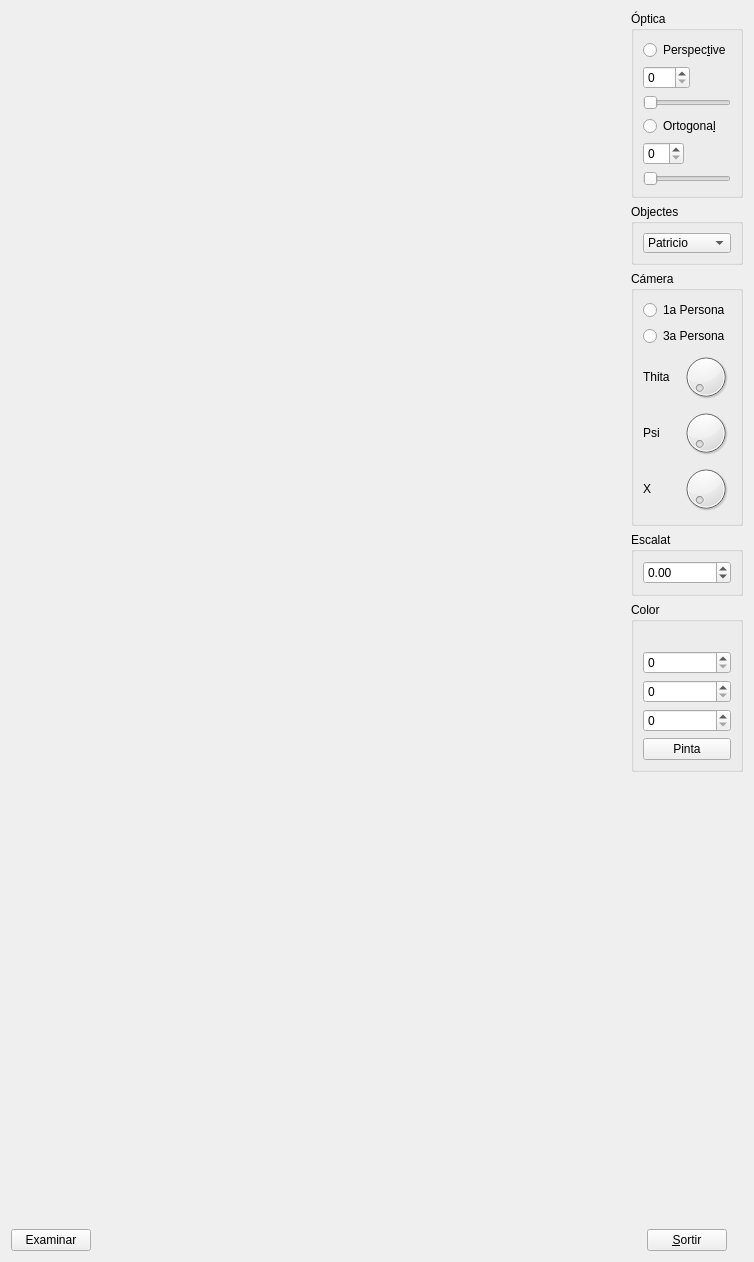
<?xml version="1.0" encoding="UTF-8"?>
<ui version="4.0">
 <class>MyForm</class>
 <widget class="QWidget" name="MyForm">
  <property name="geometry">
   <rect>
    <x>0</x>
    <y>0</y>
    <width>754</width>
    <height>1262</height>
   </rect>
  </property>
  <property name="sizePolicy">
   <sizepolicy hsizetype="Fixed" vsizetype="Fixed">
    <horstretch>0</horstretch>
    <verstretch>0</verstretch>
   </sizepolicy>
  </property>
  <property name="windowTitle">
   <string>Form</string>
  </property>
  <layout class="QHBoxLayout" name="horizontalLayout">
   <item>
    <layout class="QVBoxLayout" name="verticalLayout_9">
     <item>
      <widget class="MyGLWidget" name="widget" native="true">
       <property name="sizePolicy">
        <sizepolicy hsizetype="Expanding" vsizetype="Expanding">
         <horstretch>0</horstretch>
         <verstretch>0</verstretch>
        </sizepolicy>
       </property>
       <property name="maximumSize">
        <size>
         <width>1000</width>
         <height>1000</height>
        </size>
       </property>
      </widget>
     </item>
     <item alignment="Qt::AlignBottom">
      <widget class="MyPushButton" name="pushButton_3">
       <property name="sizePolicy">
        <sizepolicy hsizetype="Fixed" vsizetype="Fixed">
         <horstretch>0</horstretch>
         <verstretch>0</verstretch>
        </sizepolicy>
       </property>
       <property name="text">
        <string>Examinar</string>
       </property>
      </widget>
     </item>
    </layout>
   </item>
   <item>
    <layout class="QVBoxLayout" name="verticalLayout">
     <item>
      <widget class="QGroupBox" name="groupBox">
       <property name="sizePolicy">
        <sizepolicy hsizetype="Minimum" vsizetype="Minimum">
         <horstretch>0</horstretch>
         <verstretch>0</verstretch>
        </sizepolicy>
       </property>
       <property name="title">
        <string>Óptica</string>
       </property>
       <property name="checkable">
        <bool>false</bool>
       </property>
       <layout class="QVBoxLayout" name="verticalLayout_2">
        <item>
         <widget class="QRadioButton" name="radioButton">
          <property name="text">
           <string>Perspec&amp;tive</string>
          </property>
          <property name="autoExclusive">
           <bool>true</bool>
          </property>
         </widget>
        </item>
        <item>
         <widget class="QSpinBox" name="spinBox">
          <property name="sizePolicy">
           <sizepolicy hsizetype="Fixed" vsizetype="Fixed">
            <horstretch>0</horstretch>
            <verstretch>0</verstretch>
           </sizepolicy>
          </property>
          <property name="maximum">
           <number>160</number>
          </property>
         </widget>
        </item>
        <item>
         <widget class="QSlider" name="horizontalSlider_2">
          <property name="sizePolicy">
           <sizepolicy hsizetype="Preferred" vsizetype="Fixed">
            <horstretch>0</horstretch>
            <verstretch>0</verstretch>
           </sizepolicy>
          </property>
          <property name="minimum">
           <number>15</number>
          </property>
          <property name="maximum">
           <number>160</number>
          </property>
          <property name="orientation">
           <enum>Qt::Horizontal</enum>
          </property>
         </widget>
        </item>
        <item>
         <widget class="QRadioButton" name="radioButton_2">
          <property name="text">
           <string>Ortogona&amp;l</string>
          </property>
          <property name="checked">
           <bool>false</bool>
          </property>
          <property name="autoExclusive">
           <bool>true</bool>
          </property>
         </widget>
        </item>
        <item>
         <widget class="QSpinBox" name="spinBox_2">
          <property name="sizePolicy">
           <sizepolicy hsizetype="Fixed" vsizetype="Fixed">
            <horstretch>0</horstretch>
            <verstretch>0</verstretch>
           </sizepolicy>
          </property>
          <property name="maximum">
           <number>36</number>
          </property>
         </widget>
        </item>
        <item>
         <widget class="QSlider" name="horizontalSlider">
          <property name="sizePolicy">
           <sizepolicy hsizetype="Preferred" vsizetype="Fixed">
            <horstretch>0</horstretch>
            <verstretch>0</verstretch>
           </sizepolicy>
          </property>
          <property name="maximum">
           <number>36</number>
          </property>
          <property name="orientation">
           <enum>Qt::Horizontal</enum>
          </property>
         </widget>
        </item>
       </layout>
      </widget>
     </item>
     <item>
      <widget class="QGroupBox" name="groupBox_2">
       <property name="enabled">
        <bool>true</bool>
       </property>
       <property name="sizePolicy">
        <sizepolicy hsizetype="Minimum" vsizetype="Minimum">
         <horstretch>0</horstretch>
         <verstretch>0</verstretch>
        </sizepolicy>
       </property>
       <property name="title">
        <string>Objectes</string>
       </property>
       <layout class="QVBoxLayout" name="verticalLayout_3">
        <item>
         <widget class="QComboBox" name="comboBox">
          <property name="sizePolicy">
           <sizepolicy hsizetype="Fixed" vsizetype="Fixed">
            <horstretch>0</horstretch>
            <verstretch>0</verstretch>
           </sizepolicy>
          </property>
          <property name="maximumSize">
           <size>
            <width>100</width>
            <height>20</height>
           </size>
          </property>
          <item>
           <property name="text">
            <string>Patricio</string>
           </property>
          </item>
          <item>
           <property name="text">
            <string>Homer</string>
           </property>
          </item>
          <item>
           <property name="text">
            <string>Legoman</string>
           </property>
          </item>
          <item>
           <property name="text">
            <string>Vaca</string>
           </property>
          </item>
          <item>
           <property name="text">
            <string>F16</string>
           </property>
          </item>
          <item>
           <property name="text">
            <string>Porsche</string>
           </property>
          </item>
         </widget>
        </item>
       </layout>
      </widget>
     </item>
     <item>
      <widget class="QGroupBox" name="groupBox_3">
       <property name="enabled">
        <bool>true</bool>
       </property>
       <property name="sizePolicy">
        <sizepolicy hsizetype="Minimum" vsizetype="Minimum">
         <horstretch>0</horstretch>
         <verstretch>0</verstretch>
        </sizepolicy>
       </property>
       <property name="title">
        <string>Cámera</string>
       </property>
       <layout class="QVBoxLayout" name="verticalLayout_5">
        <item>
         <widget class="QRadioButton" name="radioButton_3">
          <property name="text">
           <string>1a Persona</string>
          </property>
         </widget>
        </item>
        <item>
         <widget class="QRadioButton" name="radioButton_4">
          <property name="text">
           <string>3a Persona</string>
          </property>
         </widget>
        </item>
        <item>
         <layout class="QHBoxLayout" name="horizontalLayout_7">
          <item>
           <widget class="QLabel" name="label">
            <property name="sizePolicy">
             <sizepolicy hsizetype="Fixed" vsizetype="Fixed">
              <horstretch>0</horstretch>
              <verstretch>0</verstretch>
             </sizepolicy>
            </property>
            <property name="maximumSize">
             <size>
              <width>50</width>
              <height>50</height>
             </size>
            </property>
            <property name="text">
             <string>Thita</string>
            </property>
           </widget>
          </item>
          <item>
           <widget class="QDial" name="dial_5">
            <property name="sizePolicy">
             <sizepolicy hsizetype="Fixed" vsizetype="Fixed">
              <horstretch>0</horstretch>
              <verstretch>0</verstretch>
             </sizepolicy>
            </property>
            <property name="maximumSize">
             <size>
              <width>50</width>
              <height>50</height>
             </size>
            </property>
            <property name="maximum">
             <number>359</number>
            </property>
           </widget>
          </item>
         </layout>
        </item>
        <item>
         <layout class="QHBoxLayout" name="horizontalLayout_8">
          <item>
           <widget class="QLabel" name="label_2">
            <property name="sizePolicy">
             <sizepolicy hsizetype="Fixed" vsizetype="Fixed">
              <horstretch>0</horstretch>
              <verstretch>0</verstretch>
             </sizepolicy>
            </property>
            <property name="maximumSize">
             <size>
              <width>50</width>
              <height>50</height>
             </size>
            </property>
            <property name="text">
             <string>Psi</string>
            </property>
           </widget>
          </item>
          <item>
           <widget class="QDial" name="dial_2">
            <property name="sizePolicy">
             <sizepolicy hsizetype="Fixed" vsizetype="Fixed">
              <horstretch>0</horstretch>
              <verstretch>0</verstretch>
             </sizepolicy>
            </property>
            <property name="maximumSize">
             <size>
              <width>50</width>
              <height>50</height>
             </size>
            </property>
            <property name="maximum">
             <number>359</number>
            </property>
           </widget>
          </item>
         </layout>
        </item>
        <item>
         <layout class="QHBoxLayout" name="horizontalLayout_9">
          <item>
           <widget class="QLabel" name="label_3">
            <property name="sizePolicy">
             <sizepolicy hsizetype="Fixed" vsizetype="Fixed">
              <horstretch>0</horstretch>
              <verstretch>0</verstretch>
             </sizepolicy>
            </property>
            <property name="maximumSize">
             <size>
              <width>50</width>
              <height>50</height>
             </size>
            </property>
            <property name="text">
             <string>X</string>
            </property>
           </widget>
          </item>
          <item>
           <widget class="QDial" name="dial_3">
            <property name="sizePolicy">
             <sizepolicy hsizetype="Fixed" vsizetype="Fixed">
              <horstretch>0</horstretch>
              <verstretch>0</verstretch>
             </sizepolicy>
            </property>
            <property name="maximumSize">
             <size>
              <width>50</width>
              <height>50</height>
             </size>
            </property>
            <property name="maximum">
             <number>359</number>
            </property>
           </widget>
          </item>
         </layout>
        </item>
       </layout>
      </widget>
     </item>
     <item>
      <widget class="QGroupBox" name="groupBox_5">
       <property name="title">
        <string>Escalat</string>
       </property>
       <layout class="QVBoxLayout" name="verticalLayout_6">
        <item>
         <widget class="QDoubleSpinBox" name="doubleSpinBox">
          <property name="minimum">
           <double>-99.989999999999995</double>
          </property>
         </widget>
        </item>
       </layout>
      </widget>
     </item>
     <item>
      <widget class="QGroupBox" name="groupBox_6">
       <property name="title">
        <string>Color</string>
       </property>
       <layout class="QVBoxLayout" name="verticalLayout_7">
        <item>
         <widget class="MyLabel" name="label_5">
          <property name="text">
           <string/>
          </property>
         </widget>
        </item>
        <item>
         <widget class="QSpinBox" name="spinBox_5">
          <property name="maximum">
           <number>255</number>
          </property>
         </widget>
        </item>
        <item>
         <widget class="QSpinBox" name="spinBox_4">
          <property name="maximum">
           <number>255</number>
          </property>
         </widget>
        </item>
        <item>
         <widget class="QSpinBox" name="spinBox_3">
          <property name="maximum">
           <number>255</number>
          </property>
         </widget>
        </item>
        <item>
         <widget class="QPushButton" name="pushButton_2">
          <property name="text">
           <string>Pinta</string>
          </property>
         </widget>
        </item>
       </layout>
      </widget>
     </item>
     <item>
      <spacer name="verticalSpacer_2">
       <property name="orientation">
        <enum>Qt::Vertical</enum>
       </property>
       <property name="sizeHint" stdset="0">
        <size>
         <width>20</width>
         <height>40</height>
        </size>
       </property>
      </spacer>
     </item>
     <item alignment="Qt::AlignHCenter">
      <widget class="QPushButton" name="pushButton">
       <property name="sizePolicy">
        <sizepolicy hsizetype="Fixed" vsizetype="Fixed">
         <horstretch>0</horstretch>
         <verstretch>0</verstretch>
        </sizepolicy>
       </property>
       <property name="text">
        <string>&amp;Sortir</string>
       </property>
      </widget>
     </item>
    </layout>
   </item>
  </layout>
 </widget>
 <customwidgets>
  <customwidget>
   <class>MyGLWidget</class>
   <extends>QWidget</extends>
   <header>MyGLWidget.h</header>
   <container>1</container>
   <slots>
    <signal>setPressP(bool)</signal>
    <signal>setPress(bool)</signal>
    <signal>updatepsi(int)</signal>
    <signal>updatethita(int)</signal>
    <signal>setPressPrimera(bool)</signal>
    <signal>setPressTercera(bool)</signal>
    <signal>updatex(int)</signal>
    <signal>updatey(int)</signal>
    <signal>updateEscalat(double)</signal>
    <slot>ZoomPerspectiva(int)</slot>
    <slot>Perspective(bool)</slot>
    <slot>Ortogonal(bool)</slot>
    <slot>CarregaModel(QString)</slot>
    <slot>ZoomOrtogonal(int)</slot>
    <slot>updateThita(int)</slot>
    <slot>updatePsi(int)</slot>
    <slot>updateX(int)</slot>
    <slot>updateY(int)</slot>
    <slot>Primera(bool)</slot>
    <slot>Tercera(bool)</slot>
    <slot>setEscalat(double)</slot>
    <slot>setRed(int)</slot>
    <slot>setGreen(int)</slot>
    <slot>setBlue(int)</slot>
    <slot>setSong(QString)</slot>
   </slots>
  </customwidget>
  <customwidget>
   <class>MyLabel</class>
   <extends>QLabel</extends>
   <header>MyLabel.h</header>
   <slots>
    <signal>setred(int)</signal>
    <signal>setgreen(int)</signal>
    <signal>setblue(int)</signal>
    <slot>updatered(int)</slot>
    <slot>updategreen(int)</slot>
    <slot>updateblue(int)</slot>
    <slot>send()</slot>
    <slot>setFile()</slot>
   </slots>
  </customwidget>
  <customwidget>
   <class>MyPushButton</class>
   <extends>QPushButton</extends>
   <header>MyPushButton.h</header>
   <slots>
    <signal>setFile(QString)</signal>
    <slot>myClicked()</slot>
   </slots>
  </customwidget>
 </customwidgets>
 <resources/>
 <connections>
  <connection>
   <sender>pushButton</sender>
   <signal>clicked()</signal>
   <receiver>MyForm</receiver>
   <slot>close()</slot>
   <hints>
    <hint type="sourcelabel">
     <x>716</x>
     <y>1251</y>
    </hint>
    <hint type="destinationlabel">
     <x>693</x>
     <y>529</y>
    </hint>
   </hints>
  </connection>
  <connection>
   <sender>radioButton</sender>
   <signal>clicked(bool)</signal>
   <receiver>widget</receiver>
   <slot>Perspective(bool)</slot>
   <hints>
    <hint type="sourcelabel">
     <x>674</x>
     <y>56</y>
    </hint>
    <hint type="destinationlabel">
     <x>507</x>
     <y>89</y>
    </hint>
   </hints>
  </connection>
  <connection>
   <sender>radioButton_2</sender>
   <signal>clicked(bool)</signal>
   <receiver>widget</receiver>
   <slot>Ortogonal(bool)</slot>
   <hints>
    <hint type="sourcelabel">
     <x>674</x>
     <y>152</y>
    </hint>
    <hint type="destinationlabel">
     <x>507</x>
     <y>84</y>
    </hint>
   </hints>
  </connection>
  <connection>
   <sender>comboBox</sender>
   <signal>currentTextChanged(QString)</signal>
   <receiver>widget</receiver>
   <slot>CarregaModel(QString)</slot>
   <hints>
    <hint type="sourcelabel">
     <x>664</x>
     <y>282</y>
    </hint>
    <hint type="destinationlabel">
     <x>507</x>
     <y>231</y>
    </hint>
   </hints>
  </connection>
  <connection>
   <sender>horizontalSlider_2</sender>
   <signal>valueChanged(int)</signal>
   <receiver>spinBox</receiver>
   <slot>setValue(int)</slot>
   <hints>
    <hint type="sourcelabel">
     <x>674</x>
     <y>97</y>
    </hint>
    <hint type="destinationlabel">
     <x>680</x>
     <y>89</y>
    </hint>
   </hints>
  </connection>
  <connection>
   <sender>horizontalSlider</sender>
   <signal>valueChanged(int)</signal>
   <receiver>spinBox_2</receiver>
   <slot>setValue(int)</slot>
   <hints>
    <hint type="sourcelabel">
     <x>674</x>
     <y>207</y>
    </hint>
    <hint type="destinationlabel">
     <x>671</x>
     <y>185</y>
    </hint>
   </hints>
  </connection>
  <connection>
   <sender>radioButton</sender>
   <signal>toggled(bool)</signal>
   <receiver>spinBox</receiver>
   <slot>setVisible(bool)</slot>
   <hints>
    <hint type="sourcelabel">
     <x>674</x>
     <y>52</y>
    </hint>
    <hint type="destinationlabel">
     <x>680</x>
     <y>89</y>
    </hint>
   </hints>
  </connection>
  <connection>
   <sender>radioButton</sender>
   <signal>toggled(bool)</signal>
   <receiver>horizontalSlider_2</receiver>
   <slot>setVisible(bool)</slot>
   <hints>
    <hint type="sourcelabel">
     <x>674</x>
     <y>48</y>
    </hint>
    <hint type="destinationlabel">
     <x>674</x>
     <y>103</y>
    </hint>
   </hints>
  </connection>
  <connection>
   <sender>radioButton_2</sender>
   <signal>toggled(bool)</signal>
   <receiver>spinBox_2</receiver>
   <slot>setVisible(bool)</slot>
   <hints>
    <hint type="sourcelabel">
     <x>674</x>
     <y>142</y>
    </hint>
    <hint type="destinationlabel">
     <x>671</x>
     <y>185</y>
    </hint>
   </hints>
  </connection>
  <connection>
   <sender>radioButton_2</sender>
   <signal>toggled(bool)</signal>
   <receiver>horizontalSlider</receiver>
   <slot>setVisible(bool)</slot>
   <hints>
    <hint type="sourcelabel">
     <x>674</x>
     <y>147</y>
    </hint>
    <hint type="destinationlabel">
     <x>674</x>
     <y>200</y>
    </hint>
   </hints>
  </connection>
  <connection>
   <sender>horizontalSlider</sender>
   <signal>sliderMoved(int)</signal>
   <receiver>widget</receiver>
   <slot>ZoomOrtogonal(int)</slot>
   <hints>
    <hint type="sourcelabel">
     <x>733</x>
     <y>220</y>
    </hint>
    <hint type="destinationlabel">
     <x>507</x>
     <y>208</y>
    </hint>
   </hints>
  </connection>
  <connection>
   <sender>horizontalSlider_2</sender>
   <signal>sliderMoved(int)</signal>
   <receiver>widget</receiver>
   <slot>ZoomPerspectiva(int)</slot>
   <hints>
    <hint type="sourcelabel">
     <x>733</x>
     <y>124</y>
    </hint>
    <hint type="destinationlabel">
     <x>507</x>
     <y>112</y>
    </hint>
   </hints>
  </connection>
  <connection>
   <sender>widget</sender>
   <signal>setPressP(bool)</signal>
   <receiver>radioButton</receiver>
   <slot>click()</slot>
   <hints>
    <hint type="sourcelabel">
     <x>507</x>
     <y>86</y>
    </hint>
    <hint type="destinationlabel">
     <x>733</x>
     <y>56</y>
    </hint>
   </hints>
  </connection>
  <connection>
   <sender>widget</sender>
   <signal>setPress(bool)</signal>
   <receiver>radioButton_2</receiver>
   <slot>click()</slot>
   <hints>
    <hint type="sourcelabel">
     <x>493</x>
     <y>145</y>
    </hint>
    <hint type="destinationlabel">
     <x>733</x>
     <y>152</y>
    </hint>
   </hints>
  </connection>
  <connection>
   <sender>dial_2</sender>
   <signal>sliderMoved(int)</signal>
   <receiver>widget</receiver>
   <slot>updatePsi(int)</slot>
   <hints>
    <hint type="sourcelabel">
     <x>730</x>
     <y>489</y>
    </hint>
    <hint type="destinationlabel">
     <x>482</x>
     <y>493</y>
    </hint>
   </hints>
  </connection>
  <connection>
   <sender>widget</sender>
   <signal>updatepsi(int)</signal>
   <receiver>dial_2</receiver>
   <slot>setValue(int)</slot>
   <hints>
    <hint type="sourcelabel">
     <x>507</x>
     <y>526</y>
    </hint>
    <hint type="destinationlabel">
     <x>730</x>
     <y>489</y>
    </hint>
   </hints>
  </connection>
  <connection>
   <sender>widget</sender>
   <signal>updatethita(int)</signal>
   <receiver>dial_5</receiver>
   <slot>setValue(int)</slot>
   <hints>
    <hint type="sourcelabel">
     <x>494</x>
     <y>394</y>
    </hint>
    <hint type="destinationlabel">
     <x>730</x>
     <y>431</y>
    </hint>
   </hints>
  </connection>
  <connection>
   <sender>dial_5</sender>
   <signal>sliderMoved(int)</signal>
   <receiver>widget</receiver>
   <slot>updateThita(int)</slot>
   <hints>
    <hint type="sourcelabel">
     <x>730</x>
     <y>431</y>
    </hint>
    <hint type="destinationlabel">
     <x>507</x>
     <y>365</y>
    </hint>
   </hints>
  </connection>
  <connection>
   <sender>radioButton_4</sender>
   <signal>toggled(bool)</signal>
   <receiver>dial_5</receiver>
   <slot>setVisible(bool)</slot>
   <hints>
    <hint type="sourcelabel">
     <x>625</x>
     <y>373</y>
    </hint>
    <hint type="destinationlabel">
     <x>730</x>
     <y>431</y>
    </hint>
   </hints>
  </connection>
  <connection>
   <sender>radioButton_4</sender>
   <signal>toggled(bool)</signal>
   <receiver>dial_2</receiver>
   <slot>setVisible(bool)</slot>
   <hints>
    <hint type="sourcelabel">
     <x>631</x>
     <y>374</y>
    </hint>
    <hint type="destinationlabel">
     <x>730</x>
     <y>489</y>
    </hint>
   </hints>
  </connection>
  <connection>
   <sender>radioButton_3</sender>
   <signal>toggled(bool)</signal>
   <receiver>dial_3</receiver>
   <slot>setVisible(bool)</slot>
   <hints>
    <hint type="sourcelabel">
     <x>733</x>
     <y>346</y>
    </hint>
    <hint type="destinationlabel">
     <x>730</x>
     <y>547</y>
    </hint>
   </hints>
  </connection>
  <connection>
   <sender>radioButton_3</sender>
   <signal>toggled(bool)</signal>
   <receiver>label_3</receiver>
   <slot>setVisible(bool)</slot>
   <hints>
    <hint type="sourcelabel">
     <x>733</x>
     <y>346</y>
    </hint>
    <hint type="destinationlabel">
     <x>674</x>
     <y>547</y>
    </hint>
   </hints>
  </connection>
  <connection>
   <sender>radioButton_4</sender>
   <signal>toggled(bool)</signal>
   <receiver>label</receiver>
   <slot>setVisible(bool)</slot>
   <hints>
    <hint type="sourcelabel">
     <x>733</x>
     <y>374</y>
    </hint>
    <hint type="destinationlabel">
     <x>674</x>
     <y>431</y>
    </hint>
   </hints>
  </connection>
  <connection>
   <sender>radioButton_4</sender>
   <signal>toggled(bool)</signal>
   <receiver>label_2</receiver>
   <slot>setVisible(bool)</slot>
   <hints>
    <hint type="sourcelabel">
     <x>733</x>
     <y>374</y>
    </hint>
    <hint type="destinationlabel">
     <x>674</x>
     <y>489</y>
    </hint>
   </hints>
  </connection>
  <connection>
   <sender>widget</sender>
   <signal>setPressPrimera(bool)</signal>
   <receiver>radioButton_3</receiver>
   <slot>click()</slot>
   <hints>
    <hint type="sourcelabel">
     <x>487</x>
     <y>336</y>
    </hint>
    <hint type="destinationlabel">
     <x>733</x>
     <y>346</y>
    </hint>
   </hints>
  </connection>
  <connection>
   <sender>widget</sender>
   <signal>setPressTercera(bool)</signal>
   <receiver>radioButton_4</receiver>
   <slot>click()</slot>
   <hints>
    <hint type="sourcelabel">
     <x>507</x>
     <y>378</y>
    </hint>
    <hint type="destinationlabel">
     <x>733</x>
     <y>374</y>
    </hint>
   </hints>
  </connection>
  <connection>
   <sender>dial_3</sender>
   <signal>sliderMoved(int)</signal>
   <receiver>widget</receiver>
   <slot>updateX(int)</slot>
   <hints>
    <hint type="sourcelabel">
     <x>730</x>
     <y>547</y>
    </hint>
    <hint type="destinationlabel">
     <x>507</x>
     <y>608</y>
    </hint>
   </hints>
  </connection>
  <connection>
   <sender>widget</sender>
   <signal>updatex(int)</signal>
   <receiver>dial_3</receiver>
   <slot>setValue(int)</slot>
   <hints>
    <hint type="sourcelabel">
     <x>488</x>
     <y>628</y>
    </hint>
    <hint type="destinationlabel">
     <x>730</x>
     <y>547</y>
    </hint>
   </hints>
  </connection>
  <connection>
   <sender>radioButton_3</sender>
   <signal>clicked(bool)</signal>
   <receiver>widget</receiver>
   <slot>Primera(bool)</slot>
   <hints>
    <hint type="sourcelabel">
     <x>733</x>
     <y>346</y>
    </hint>
    <hint type="destinationlabel">
     <x>507</x>
     <y>332</y>
    </hint>
   </hints>
  </connection>
  <connection>
   <sender>radioButton_4</sender>
   <signal>clicked(bool)</signal>
   <receiver>widget</receiver>
   <slot>Tercera(bool)</slot>
   <hints>
    <hint type="sourcelabel">
     <x>733</x>
     <y>374</y>
    </hint>
    <hint type="destinationlabel">
     <x>507</x>
     <y>370</y>
    </hint>
   </hints>
  </connection>
  <connection>
   <sender>doubleSpinBox</sender>
   <signal>valueChanged(double)</signal>
   <receiver>widget</receiver>
   <slot>setEscalat(double)</slot>
   <hints>
    <hint type="sourcelabel">
     <x>674</x>
     <y>617</y>
    </hint>
    <hint type="destinationlabel">
     <x>487</x>
     <y>737</y>
    </hint>
   </hints>
  </connection>
  <connection>
   <sender>widget</sender>
   <signal>updateEscalat(double)</signal>
   <receiver>doubleSpinBox</receiver>
   <slot>setValue(double)</slot>
   <hints>
    <hint type="sourcelabel">
     <x>507</x>
     <y>672</y>
    </hint>
    <hint type="destinationlabel">
     <x>674</x>
     <y>617</y>
    </hint>
   </hints>
  </connection>
  <connection>
   <sender>pushButton_2</sender>
   <signal>clicked()</signal>
   <receiver>label_5</receiver>
   <slot>send()</slot>
   <hints>
    <hint type="sourcelabel">
     <x>733</x>
     <y>808</y>
    </hint>
    <hint type="destinationlabel">
     <x>672</x>
     <y>669</y>
    </hint>
   </hints>
  </connection>
  <connection>
   <sender>label_5</sender>
   <signal>setred(int)</signal>
   <receiver>widget</receiver>
   <slot>setRed(int)</slot>
   <hints>
    <hint type="sourcelabel">
     <x>733</x>
     <y>676</y>
    </hint>
    <hint type="destinationlabel">
     <x>521</x>
     <y>655</y>
    </hint>
   </hints>
  </connection>
  <connection>
   <sender>label_5</sender>
   <signal>setgreen(int)</signal>
   <receiver>widget</receiver>
   <slot>setGreen(int)</slot>
   <hints>
    <hint type="sourcelabel">
     <x>733</x>
     <y>676</y>
    </hint>
    <hint type="destinationlabel">
     <x>530</x>
     <y>641</y>
    </hint>
   </hints>
  </connection>
  <connection>
   <sender>label_5</sender>
   <signal>setblue(int)</signal>
   <receiver>widget</receiver>
   <slot>setBlue(int)</slot>
   <hints>
    <hint type="sourcelabel">
     <x>630</x>
     <y>662</y>
    </hint>
    <hint type="destinationlabel">
     <x>527</x>
     <y>696</y>
    </hint>
   </hints>
  </connection>
  <connection>
   <sender>spinBox_3</sender>
   <signal>valueChanged(int)</signal>
   <receiver>label_5</receiver>
   <slot>updateblue(int)</slot>
   <hints>
    <hint type="sourcelabel">
     <x>648</x>
     <y>768</y>
    </hint>
    <hint type="destinationlabel">
     <x>652</x>
     <y>665</y>
    </hint>
   </hints>
  </connection>
  <connection>
   <sender>spinBox_4</sender>
   <signal>valueChanged(int)</signal>
   <receiver>label_5</receiver>
   <slot>updategreen(int)</slot>
   <hints>
    <hint type="sourcelabel">
     <x>634</x>
     <y>724</y>
    </hint>
    <hint type="destinationlabel">
     <x>638</x>
     <y>666</y>
    </hint>
   </hints>
  </connection>
  <connection>
   <sender>spinBox_5</sender>
   <signal>valueChanged(int)</signal>
   <receiver>label_5</receiver>
   <slot>updatered(int)</slot>
   <hints>
    <hint type="sourcelabel">
     <x>733</x>
     <y>709</y>
    </hint>
    <hint type="destinationlabel">
     <x>733</x>
     <y>676</y>
    </hint>
   </hints>
  </connection>
  <connection>
   <sender>pushButton_3</sender>
   <signal>clicked()</signal>
   <receiver>pushButton_3</receiver>
   <slot>myClicked()</slot>
   <hints>
    <hint type="sourcelabel">
     <x>32</x>
     <y>1173</y>
    </hint>
    <hint type="destinationlabel">
     <x>78</x>
     <y>1168</y>
    </hint>
   </hints>
  </connection>
  <connection>
   <sender>pushButton_3</sender>
   <signal>setFile(QString)</signal>
   <receiver>widget</receiver>
   <slot>setSong(QString)</slot>
   <hints>
    <hint type="sourcelabel">
     <x>54</x>
     <y>1157</y>
    </hint>
    <hint type="destinationlabel">
     <x>50</x>
     <y>1029</y>
    </hint>
   </hints>
  </connection>
 </connections>
</ui>
